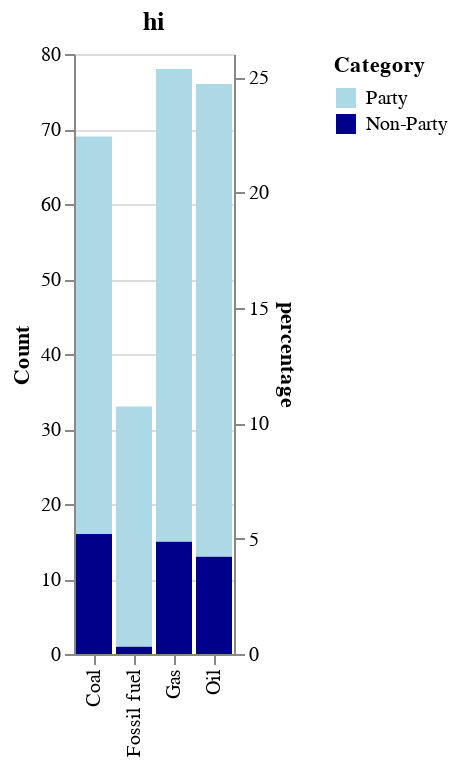

Here is the notebook cell this chart was saved with:
### Code cell
create_stacked_chart(df_counts_and_percentages_1,'hi')

### Figure 1 — Vega-Lite specification as saved in the notebook (floating-point values rounded to 4 significant figures)
{"config": {"view": {"continuousWidth": 400, "continuousHeight": 300}}, "layer": [{"mark": "bar", "encoding": {"color": {"field": "category", "legend": {"title": "Category"}, "scale": {"domain": ["Party", "Non-Party"], "range": ["lightblue", "darkblue"]}, "type": "nominal"}, "x": {"field": "Concept", "title": null, "type": "nominal"}, "y": {"axis": {"title": "Count"}, "field": "count", "type": "quantitative"}}}, {"mark": {"type": "text", "dy": -5}, "encoding": {"color": {"value": "black"}, "x": {"field": "Concept", "type": "nominal"}, "y": {"field": "percentage", "type": "quantitative"}}}], "data": {"name": "data-a5bbc254fb75d11666b73b6213f33977"}, "resolve": {"scale": {"y": "independent"}}, "title": "hi", "$schema": "https://vega.github.io/schema/vega-lite/v4.17.0.json", "datasets": {"data-a5bbc254fb75d11666b73b6213f33977": [{"Concept": "Coal", "category": "Non-Party", "count": 16, "percentage": 6}, {"Concept": "Coal", "category": "Party", "count": 53, "percentage": 21}, {"Concept": "Fossil fuel", "category": "Non-Party", "count": 1, "percentage": 0}, {"Concept": "Fossil fuel", "category": "Party", "count": 32, "percentage": 13}, {"Concept": "Gas", "category": "Non-Party", "count": 15, "percentage": 6}, {"Concept": "Gas", "category": "Party", "count": 63, "percentage": 25}, {"Concept": "Oil", "category": "Non-Party", "count": 13, "percentage": 5}, {"Concept": "Oil", "category": "Party", "count": 63, "percentage": 24}]}}
